Frame 1 (no input): blank canvas, image omitted
Frame 60 (the mouse pressed at the canvas centre just before this capture): blank canvas, image omitted
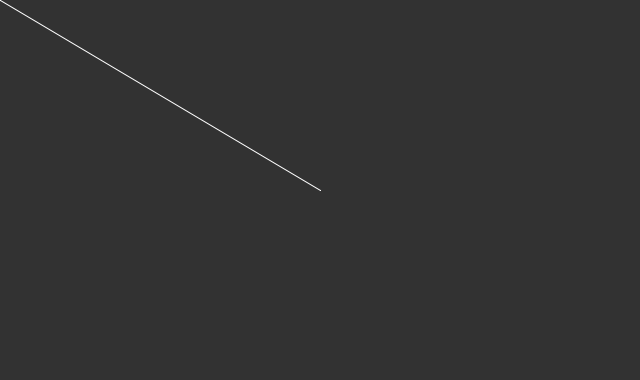
Frame 120 (the mouse held since frame 60 and released just before this capture)

The Processing sketch whose frames 1 and 60 were blank and that drew this single picture after the mouse press (run headless with seeded random() and noise(); from frame 60 on, the mouse is pressed at the canvas centre):

// Processing sketch: sketch_drawing_by_mouse
// ── sketch_drawing_by_mouse.pde
  
 void setup(){
 size(640,380);
  background(50);
 }
 void draw() { 
   
  stroke(255);

 line(pmouseX,pmouseY,mouseX,mouseY);
 }
 void mousePressed(){
   background(0);
 
 }
 
 

  
